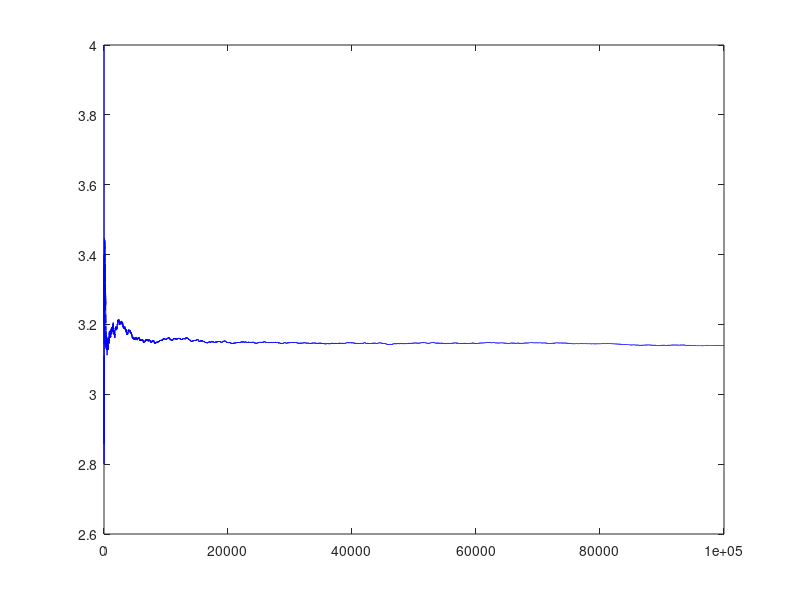

MATLAB code for this plot: (Note: this script raises an error after producing the figure.)
% Set up the number of samples and initialize variables
num_samples = 1e5;  % total number of points
estimates = zeros(1, num_samples);  % to store π estimates
errors = zeros(1, num_samples);  % to store error estimates
inside_circle = 0;  % counter for points inside the circle

% Monte Carlo simulation with error estimation
for i = 1:num_samples
    % Generate random (x, y) points in the range [-1, 1]
    x = 2 * rand() - 1;
    y = 2 * rand() - 1;
    
    % Check if the point is inside the unit circle
    if x^2 + y^2 <= 1
        inside_circle = inside_circle + 1;
    end
    
    % Calculate the current estimate of π
    estimates(i) = 4 * (inside_circle / i);
    
    % Calculate the sample variance and standard error
    variance = (4^2) * (inside_circle / i) * (1 - (inside_circle / i));
    errors(i) = sqrt(variance / i);  % Standard error
end

% Plot the convergence of π estimates with error bars
figure;
plot(1:num_samples, estimates, 'b-');  % plot the estimates over iterations
hold on;
yline(pi, 'r--', 'True π');  % add a horizontal line for the true π value
errorbar(1:1000:num_samples, estimates(1:1000:end), errors(1:1000:end), 'k.');  % error bars
title('Convergence of Monte Carlo Estimate of π with Error Bars');
xlabel('Number of Random Samples');
ylabel('Estimated Value of π');
legend('Monte Carlo Estimate', 'True π', 'Error Bars');
grid on;
hold off;
